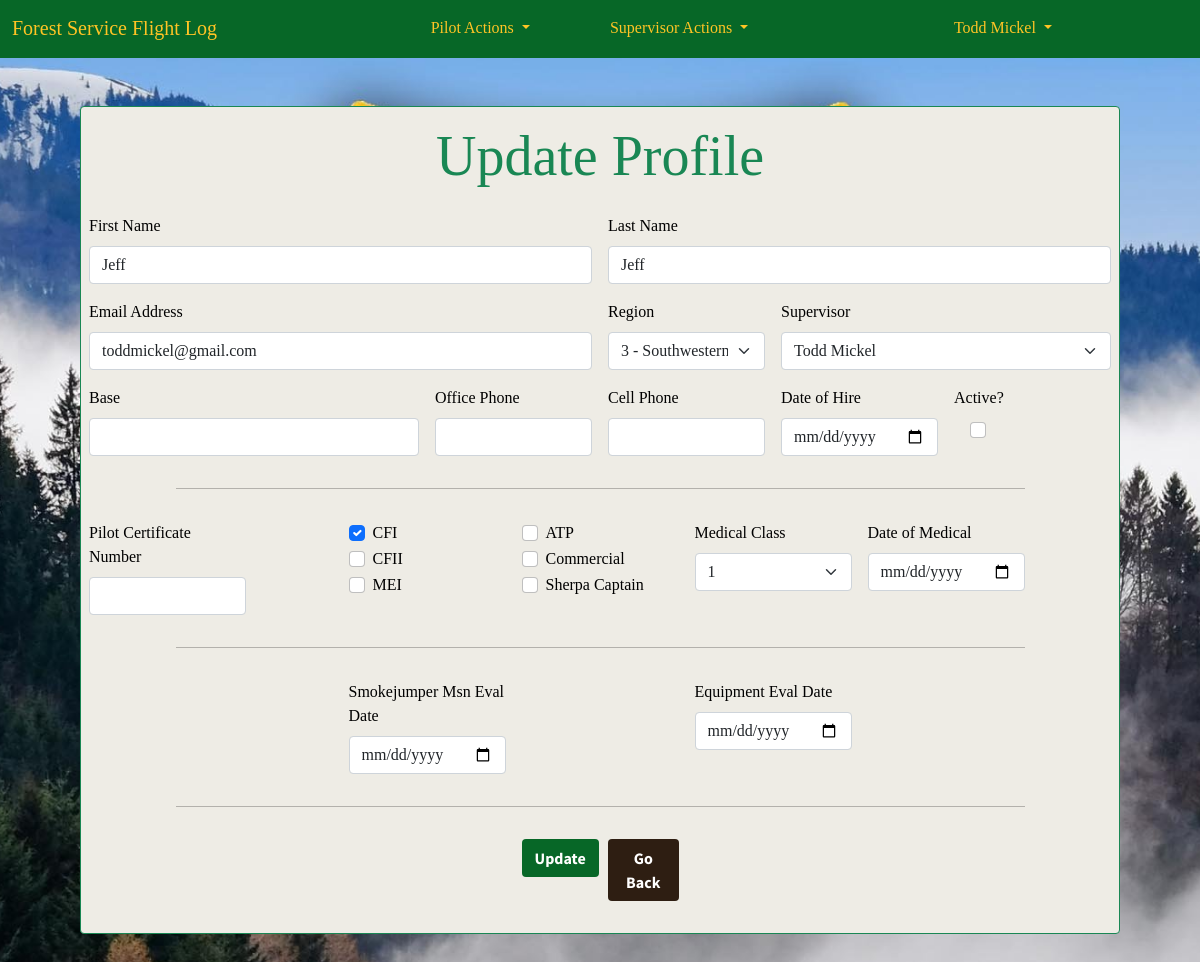
Page /accounts/6/update/ (signed in) on the committed database.
### accounts/models.py (models this page shows, shortened)
class CustomUser(AbstractUser):
    REGION_CHOICES = [
        ('1', '1 - Northern'),
        ('2', '2 - Rocky Mountain'),
        ('3', '3 - Southwestern'),
        ('4', '4 - Intermountain'),
        ('5', '5 - Pacific Southwest'),
        ('6', '6 - Pacific Northwest'),
        ('8', '8 - Southern'),
        ('9', '9 - Eastern'),
        ('10', '10 - Alaska'),
        ('WO', 'Washington Office'),
    ]
    '''username = None
    email = models.EmailField(_('email address'), unique=True)'''
    region = models.CharField(
        max_length=4,
        choices=REGION_CHOICES,
        default='WO',
        null=False,
        blank=False
        )
    base = models.CharField(max_length=20, blank=True)
    office_phone = models.CharField(max_length=12, blank=True)
    cell_phone = models.CharField(max_length=12, blank=True)
    date_of_hire = models.DateField(null=True, blank=True)
    pilot_cert_number = models.CharField(max_length=20, blank=True)
    atp = models.BooleanField(default=False)
    cfi = models.BooleanField(default=False)
    cfii = models.BooleanField(default=False)
    mei = models.BooleanField(default=False)
    commercial_rating = models.BooleanField(default=False)
    medical_class = models.IntegerField(null=True, blank=True)
    date_of_medical = models.DateField(null=True, blank=True)
    user_supervisor = models.ForeignKey(
        'self',
        on_delete=models.PROTECT,
        limit_choices_to={'is_supervisor': True},
        blank=True,
        null=True
        )
    is_supervisor = models.BooleanField(default=False)
    is_captain = models.BooleanField(default=False)
    smokejumper_msn_eval_date = models.DateField(null=True, blank=True)
    equipment_eval_date = models.DateField(null=True, blank=True)
    order = ('username',)
    USERNAME_FIELD = 'username'
    REQUIRED_FIELDS = []
    def __str__(self):
        return f'{self.first_name} {self.last_name}'

### accounts/views.py (the view, shortened to what this page needs)
# urls.py: path("<int:pk>/update/", ProfileView.as_view(), name="profile")
class ProfileView(LoginRequiredMixin, generic.edit.UpdateView):
    model = CustomUser
    form_class = ProfileForm
    template_name = 'profile.html'

### accounts/forms.py
class ProfileForm(forms.ModelForm):
    class Meta:
        model = CustomUser
        fields = [
            'id', 'first_name', 'last_name', 'email',
            'region', 'user_supervisor', 'base', 'is_active',
            'office_phone', 'cell_phone', 'date_of_hire',
            'pilot_cert_number', 'atp', 'cfi', 'cfii', 'mei',
            'commercial_rating', 'medical_class', 'date_of_medical',
            'is_captain', 'smokejumper_msn_eval_date', 'equipment_eval_date',
            ]
        widgets = {
            'date_of_hire': widgets.DateInput(attrs={'type': 'date'}),
            'date_of_medical': widgets.DateInput(attrs={'type': 'date'}),
            'smokejumper_msn_eval_date': widgets.DateInput(attrs={'type': 'date'}),
            'equipment_eval_date': widgets.DateInput(attrs={'type': 'date'}),
            'medical_class': widgets.Select(choices=[
                ('1','1'),
                ('2','2'),
                ('3','3'),
            ])
        }
    def __init__(self, *args, **kwargs):
        super(ProfileForm, self).__init__(*args, **kwargs)
        for visible in self.visible_fields():
            visible.field.widget.attrs['class'] = 'form-control'

### templates/profile.html (shortened to what this page needs)
{% extends 'base.html' %}
{% load widget_tweaks %}
{% block content %}
{% if not user.is_supervisor and user.id != object.id %}
<div class="container border border-success rounded">
    <h3>You are not authorized to view or edit any profile other than your own.</h3>
</div>
{% else %}
    <form class="row prof-form g-3 border border-success rounded" action="" method="POST">
        <h1 class="display-4 text-center text-success">Update Profile</h1>
        <div class="col-md-6">
            <label for="id_first_name" class="form-label">First Name</label>
            {{ form.first_name }}
        </div>
        <div class="col-md-6">
            <label for="id_last_name" class="form-label">Last Name</label>
            {{ form.last_name }}
        </div>
        <div class="col-md-6">
            <label for="id_email" class="form-label">Email Address</label>
            {{ form.email }}
        </div>
        <div class="col-md-2">
            <label for="id_region" class="form-label">Region</label>
            {% render_field form.region class+="form-select" %}
        </div>
        <div class="col-md-4">
            <label for="id_user_supervisor" class="form-label">Supervisor</label>
            {% render_field form.user_supervisor class+="form-select" %}
        </div>
        <div class="col-md-4">
            <label for="id_base" class="form-label">Base</label>
            {{ form.base }}
        </div>
        <div class="col-md-2">
            <label for="id_office_phone" class="form-label">Office Phone</label>
            {{ form.office_phone }}
        </div>
        <div class="col-md-2">
            <label for="id_cell_phone" class="form-label">Cell Phone</label>
            {{ form.cell_phone }}
        </div>
        <div class="col-md-2">
            <label for="id_date_of_hire" class="form-label">Date of Hire</label>
            {{ form.date_of_hire }}
        </div>
        <div class="col-md-2">
            {% if user.is_supervisor and user.id != object.id %}
            <label for="id_is_active" class="form-label">Active?</label><br>
            &nbsp;&nbsp;&nbsp;&nbsp;{% render_field form.is_active class="form-check-input" %}
            {% endif %}
        </div>
        <div class="col-md-1"></div>
        <div class="col-md-10"><hr></div>
        <div class="col-md-1"></div>
        <div class="col-md-2">
            <label for="id_pilot_cert_number" class="form-label">Pilot Certificate Number</label>
            {{ form.pilot_cert_number }}
        </div>
        <div class="col-md-1"></div>
        <div class="col-md-2">
            <div class="form-check">
                <label for="id_cfi" class="form-check-label">CFI</label>
                {% render_field form.cfi class="form-check-input" %}
            </div>
            <div class="form-check">
                <label for="id_cfii" class="form-check-label">CFII</label>
                {% render_field form.cfii class="form-check-input" %}
            </div>
            <div class="form-check">
                <label for="id_mei" class="form-check-label">MEI</label>
                {% render_field form.mei class="form-check-input" %}
            </div>
        </div>
        <div class="col-2">
            <div class="form-check">
                <label for="id_atp" class="form-check-label">ATP</label>
                {% render_field form.atp class="form-check-input" %}
            </div>
            <div class="form-check">
                <label for="id_commercial_rating" class="form-check-label">Commercial</label>
                {% render_field form.commercial_rating class="form-check-input" %}
            </div>
            <div class="form-check">
                <label for="id_commercial_rating" class="form-check-label">Sherpa Captain</label>
                {% render_field form.is_captain class="form-check-input" %}
            </div>
        </div>
        <div class="col-md-2">
            <label for="id_medical_class" class="form-label">Medical Class</label>
            {% render_field form.medical_class class+="form-select" %}
        </div>
        <div class="col-md-2">
            <label for="id_date_of_hire" class="form-label">Date of Medical</label>
            {{ form.date_of_medical }}
        </div>
        <div class="col-md-1"></div>
        <div class="col-md-1"></div>
        <div class="col-md-10"><hr></div>
        <div class="col-md-1"></div>
        <div class="col-md-3"></div>
        <div class="col-md-2">
            <label for="id_smokejumper_msn_eval_date" class="form-label">Smokejumper Msn Eval Date</label>
            {{ form.smokejumper_msn_eval_date }}
        </div>
        <div class="col-md-2"></div>
        <div class="col-md-2">
            <label for="id_equipment_eval_date" class="form-label">Equipment Eval Date</label>
            {{ form.equipment_eval_date }}
        </div>
        <div class="col-md-3"></div>
        <div class="col-md-1"></div>
        <div class="col-md-10"><hr></div>
        <div class="col-md-1"></div>
        {% if object.id != user.id %}
        <div class="col-md-5"></div>
        <div class="col-md-1">
            <button class="btn submit_btn" type="submit">Update</button>
        </div>
        <div class="col-md-1">
            <a class="btn cancel_btn" href="{% url 'currency_board' %}">Go Back</a>
        </div>
        {% else %}
        <div class="d-grid gap-2 col-1 mx-auto">
            <button class="btn submit_btn" type="submit">Update</button>
        </div>
        {% endif %}
    </form>
    {% endif %}
{% endblock content %}

### templates/base.html (shortened to what this page needs)
{% load static %}
<!DOCTYPE html>
<html>
    <head>
        <link href="https://cdn.jsdelivr.net/npm/bootstrap@5.1.0/dist/css/bootstrap.min.css" rel="stylesheet"
>
        <link
            href="{% static 'css/base.css' %}"
            rel="stylesheet">
    </head>
    <body>
        <nav class="navbar navbar-expand-lg navbar-nb2">
            <div class="container-fluid">
                <a class="navbar-brand" href="{% url 'home' %}">Forest Service Flight Log</a>
                <div class="collapse navbar-collapse" id="navbarSupportedContent">
                {% if user.is_authenticated %}
                    <ul class="navbar-nav mx-auto mb-2 mb-lg-0">
                        <li class="nav-item dropdown">
                            <a class="nav-link active dropdown-toggle pa_1" href="#" id="navbarDropdown" role="button" data-bs-toggle="dropdown">
                                Pilot Actions
                            </a>
                        </li>
                        {% if user.is_supervisor %}
                        <li class="nav-item dropdown">
                            <a class="nav-link active dropdown-toggle pa_1" href="#" id="SupDropdown" role="button" data-bs-toggle="dropdown">
                                Supervisor Actions
                            </a>
                        </li>
                        {% endif %}
                    </ul>
                    <ul class="navbar-nav flex-row-reverse">
                        <li class="nav-item dropdown">
                            <a class="nav-link active dropdown-toggle pw_1" href="#" id="profileDropdown" role="button" data-bs-toggle="dropdown">
                                {{ user.get_full_name }}
                            </a>
                        </li>
                    </ul>
                    {% endif %}
                </div>
            </div>
        </nav>
        {% block content %}
        {% endblock content %}
    </body>
</html>

### static/css/base.css (style rules this page uses)
:root { --background: #eeece5; --brown_primary: #2e1e12; --brown_darker: #261f1b; --brown_darkest: #212121; --green_primary: #076727; --green_darkest: #073d11; --green_dark: #0a531b; --blue: #9bdaf1; --light_blue: #e1f3f8; --red_secondary: #e31c3d; --red_darkest: #981b1e; --red_dark: #cd2026; --red_light: #e59393; --red_lightest: #f9dede; --fs_gold: #ffc425; }
body { font-family: 'Playfair Display', serif; background: var(--background) url("/static/img/sf_logo4.jpg") no-repeat; background-size: cover; background-position: center center; background-repeat: no-repeat; background-attachment: fixed; background-size: cover; color: black; }
a { text-decoration: none; }
h1.text-center { color: black; background-color: var(--background); }
h1 { color: black; }
form { color: black; background-color: var(--background); border-radius: 10px; }
.prof-form { margin: 3rem 5rem; padding-bottom: 2rem; }
.navbar { background-color: var(--green_primary); border-bottom: 2px solid var(--green_primary); margin-bottom: 2rem; display: flex; }
.navbar-brand { color:var(--fs_gold); }
.pa_1 { color:var(--fs_gold); }
.pw_1 { color: var(--fs_gold); margin-right: 8rem; }
.btn { font-family: 'Source Sans Pro', sans-serif; font-weight: bold; }
.cancel_btn { background-color: var(--brown_primary); color: white; }
.submit_btn { background-color: var(--green_primary); color: white; }
@media only screen and (min-width: 768px) { body { width:auto; margin-left:auto; margin-right:auto; } }
@media only screen and (min-width: 600px) { body { display: 50%; } }

### rows in the picture
CustomUser: get_full_name "Todd Mickel"
CustomUser: first_name "Jeff", last_name "Jeff", email "toddmickel@gmail.com", region "3 - Southwestern", user_supervisor "Todd Mickel", cfi "☑", medical_class "1"
